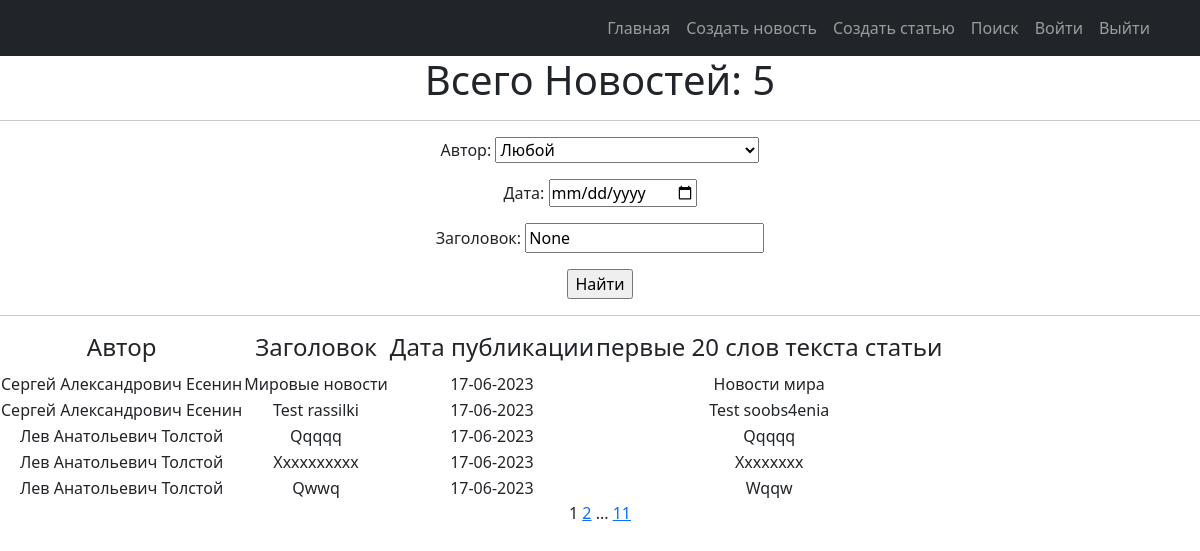
Page /news/search/ on the earlier database version.
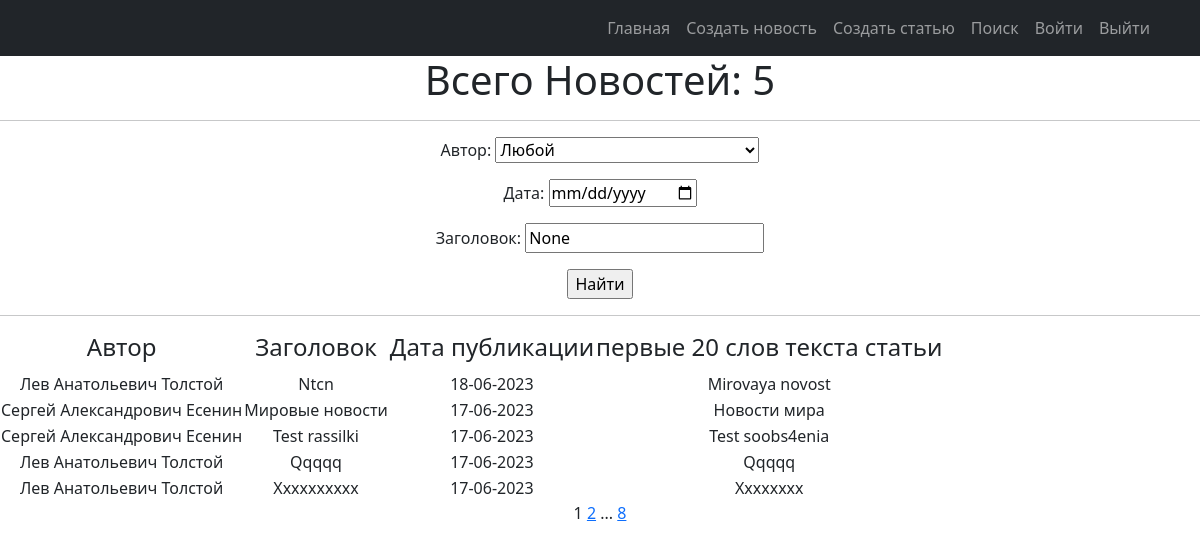
Same page on the later database version.
### news/models.py (models this page shows, shortened)
class Post(models.Model):
    objects = None
    article = 'AR'
    news = 'NE'
    POST = [
        (news, 'Новость'),
        (article, 'Статья')
    ]
    title = models.TextField(max_length=50)
    author = models.ForeignKey(Author, on_delete=models.CASCADE)
    time_in_comment = models.DateTimeField(auto_now_add=True)  #default=django.utils.timezone.now
    choice_title = models.CharField(max_length=2, choices=POST)
    post_text = models.TextField(max_length=500)
    categories = models.ManyToManyField('Category', through='PostCategory')
    rating_post = models.IntegerField(default=0)

class Author(models.Model):
    user_author = models.OneToOneField(User, on_delete=models.CASCADE)
    user_rating = models.IntegerField(default=0)
    def __str__(self):
        return f'{self.user_author.first_name}'

### news/views.py (the view)
# urls.py: path('news/search/', PostSearch.as_view()),
class PostSearch(ListView):
    model = Post
    ordering = '-time_in_comment'
    template_name = 'news_search.html'
    context_object_name = 'posts'
    paginate_by = 5
    def get_queryset(self):
        queryset = super().get_queryset()
        self.filterset = PostFilter(self.request.GET, queryset=queryset)
        return self.filterset.qs
    def get_context_data(self, **kwargs):
        context = super().get_context_data(**kwargs)
        context['filterset'] = self.filterset
        context['curr_date'] = self.request.GET.get('time_in_comment__date__gte')
        context['curr_title'] = self.request.GET.get('title__icontains')
        return context

### news/templatetags/censure.py (called while the page is built)
@register.filter()
def censor(word):
    def multiple_replace(texts, replace_value):
        for i, j in replace_value.items():
            texts = texts.lower().replace(i, j)
        return texts
    replace_values = {'модели': 'м*****',
                      'джигурда': 'д*******',
                      'однако': 'о*****',
                      'директор': 'д*******',
                      'повтор': 'п*****'
                      }
    word = multiple_replace(word, replace_values)
    return word.capitalize()

### news/templatetags/custom_tags.py (called while the page is built)
@register.simple_tag(takes_context=True)
def url_replace(context, **kwargs):
   d = context['request'].GET.copy()
   for k, v in kwargs.items():
       d[k] = v
   return d.urlencode()

### templates/news_search.html (shortened to what this page needs)
{% extends 'flatpages/default.html' %}
{% load custom_tags %}
{% block content %}
{% load censure %}
    <h1>Всего Новостей: {{ posts |length }} </h1>
    <hr>
    <form action="" method="get">
        <label >Автор:</label>
                {{ filterset.form.author }}
        <div>
             <label >Дата:</label>
            <input   type="date"  name="time_in_comment__date__gte" value="{{curr_date}}">
        </div>
              <label >Заголовок:</label>
                  <input type="text"  name="title__icontains" value="{{ curr_title }}">
        <p> <input type="submit" value="Найти" /></p>
   </form>
    <hr>
    {% if posts %}
        <table >
            <tr>
                <td><h4>Автор</h4></td>
                <td><h4>Заголовок</h4></td>
                <td><h4>Дата публикации</h4></td>
                <td><h4>первые 20 слов текста статьи</h4></td>
            </tr>
            {% for news in posts %}
            <tr>
                <td>{{ news.author.user_author.first_name }}</td>
                <td>{{ news.title | censor }}</td>
                <td>{{ news.time_in_comment |date:'j-m-Y'  }}</td>
                <td>{{ news.post_text |truncatewords:20 | censor }}</td>
            </tr>
            {% endfor %}
        </table>
    {% else %}
        <h2>Новостей нет!</h2>
    {% endif %}
   {{ page_obj.number }}
   {% if page_obj.has_next %}
       <a href="?{% url_replace page=page_obj.next_page_number %}">{{ page_obj.next_page_number }}</a>
       {% if paginator.num_pages != page_obj.next_page_number %}
           ...
           <a href="?{% url_replace page=page_obj.paginator.num_pages %}">{{ page_obj.paginator.num_pages }}</a>
       {% endif %}
   {% endif %}
{% endblock content %}

Differences in the rows shown:
no longer on this page (row unchanged): Post: author.user_author.first_name "Лев Анатольевич Толстой", title|censor "Qwwq", time_in_comment "17-06-2023", post_text|censor "Wqqw"
added Post: author.user_author.first_name "Лев Анатольевич Толстой", title|censor "Ntcn", time_in_comment "18-06-2023", post_text|censor "Mirovaya novost"
Other differences:
{{ page_obj.paginator.num_pages }}: "11" → "8"
